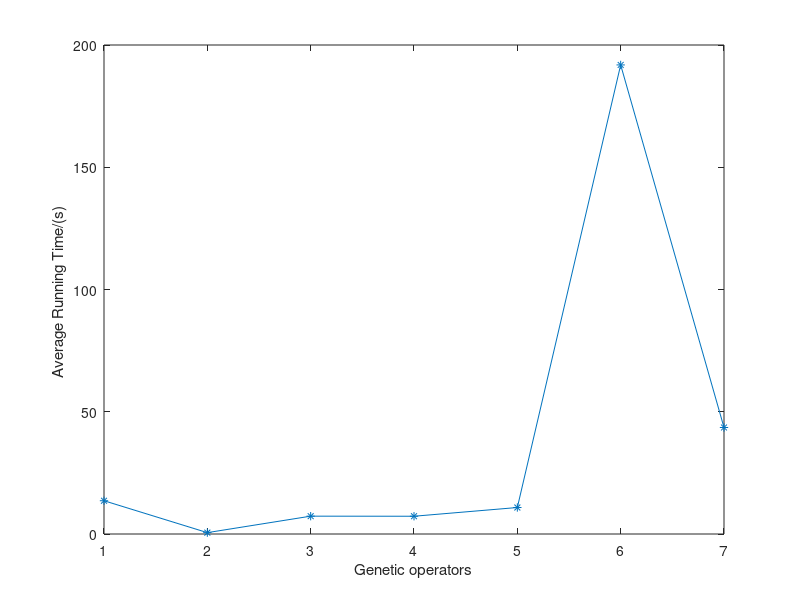
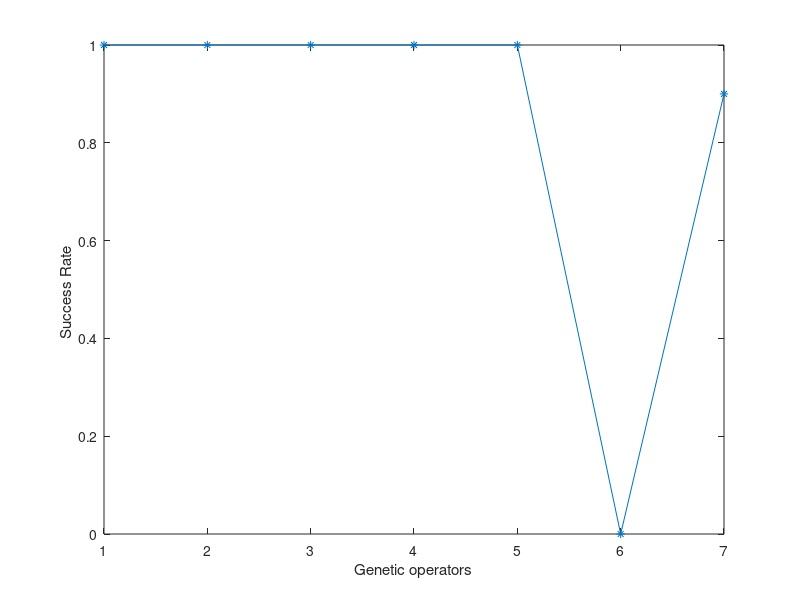

These charts were generated, in order, by the following MATLAB code:
%Comparison of DDmap and other algorithms under the condition of INS2

tt =[13.606   0.561   7.297   7.265   10.835   191.851   43.562];

gg =[7521.10   236.70   3934.30   3543.70   5315.60   100000   23967.20];

ss =[ 1.0   1.0  1.0  1.0   1.0  0   0.90];

x=[1 2 3 4 5 6 7 ];
figure;
% subplot(1,2,1);
plot(x,tt,'*-') ;
xlabel('Genetic operators');
ylabel('Average Running Time/(s) ');
% legend('INS2');
% title('(a)');

figure;
% subplot(1,2,2);
plot(x,ss,'*-') ;
xlabel('Genetic operators');
ylabel('Success Rate ');
% legend('INS2');
% title('(b)');
